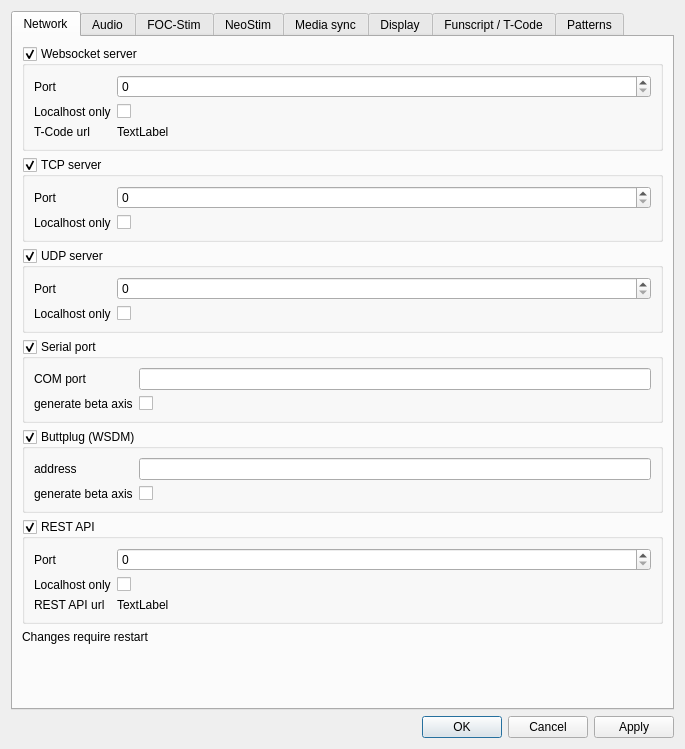
<?xml version="1.0" encoding="UTF-8"?>
<ui version="4.0">
 <class>PreferencesDialog</class>
 <widget class="QWidget" name="PreferencesDialog">
  <property name="geometry">
   <rect>
    <x>0</x>
    <y>0</y>
    <width>685</width>
    <height>749</height>
   </rect>
  </property>
  <property name="windowTitle">
   <string>Preferences</string>
  </property>
  <layout class="QVBoxLayout" name="verticalLayout">
   <item>
    <widget class="QTabWidget" name="tabWidget">
     <property name="currentIndex">
      <number>0</number>
     </property>
     <widget class="QWidget" name="tab_network">
      <attribute name="title">
       <string>Network</string>
      </attribute>
      <layout class="QVBoxLayout" name="verticalLayout_2">
       <item>
        <widget class="QGroupBox" name="gb_websocket_server">
         <property name="title">
          <string>Websocket server</string>
         </property>
         <property name="checkable">
          <bool>true</bool>
         </property>
         <layout class="QFormLayout" name="formLayout_4">
          <item row="0" column="0">
           <widget class="QLabel" name="label">
            <property name="text">
             <string>Port</string>
            </property>
           </widget>
          </item>
          <item row="1" column="0">
           <widget class="QLabel" name="label_6">
            <property name="text">
             <string>Localhost only</string>
            </property>
           </widget>
          </item>
          <item row="1" column="1">
           <widget class="QCheckBox" name="websocket_localhost_only">
            <property name="text">
             <string/>
            </property>
           </widget>
          </item>
          <item row="0" column="1">
           <widget class="QSpinBox" name="websocket_port">
            <property name="maximum">
             <number>65535</number>
            </property>
           </widget>
          </item>
          <item row="2" column="0">
           <widget class="QLabel" name="label_28">
            <property name="text">
             <string>T-Code url</string>
            </property>
           </widget>
          </item>
          <item row="2" column="1">
           <widget class="QLabel" name="label_websocket_url">
            <property name="text">
             <string>TextLabel</string>
            </property>
           </widget>
          </item>
         </layout>
        </widget>
       </item>
       <item>
        <widget class="QGroupBox" name="gb_tcp_server">
         <property name="title">
          <string>TCP server</string>
         </property>
         <property name="checkable">
          <bool>true</bool>
         </property>
         <layout class="QFormLayout" name="formLayout_2">
          <item row="0" column="0">
           <widget class="QLabel" name="label_3">
            <property name="text">
             <string>Port</string>
            </property>
           </widget>
          </item>
          <item row="1" column="0">
           <widget class="QLabel" name="label_10">
            <property name="text">
             <string>Localhost only</string>
            </property>
           </widget>
          </item>
          <item row="1" column="1">
           <widget class="QCheckBox" name="tcp_localhost_only">
            <property name="text">
             <string/>
            </property>
           </widget>
          </item>
          <item row="0" column="1">
           <widget class="QSpinBox" name="tcp_port">
            <property name="maximum">
             <number>65535</number>
            </property>
           </widget>
          </item>
         </layout>
        </widget>
       </item>
       <item>
        <widget class="QGroupBox" name="gb_udp_server">
         <property name="title">
          <string>UDP server</string>
         </property>
         <property name="flat">
          <bool>false</bool>
         </property>
         <property name="checkable">
          <bool>true</bool>
         </property>
         <layout class="QFormLayout" name="formLayout">
          <item row="0" column="0">
           <widget class="QLabel" name="label_4">
            <property name="text">
             <string>Port</string>
            </property>
           </widget>
          </item>
          <item row="1" column="0">
           <widget class="QLabel" name="label_11">
            <property name="text">
             <string>Localhost only</string>
            </property>
           </widget>
          </item>
          <item row="1" column="1">
           <widget class="QCheckBox" name="udp_localhost_only">
            <property name="text">
             <string/>
            </property>
           </widget>
          </item>
          <item row="0" column="1">
           <widget class="QSpinBox" name="udp_port">
            <property name="maximum">
             <number>65535</number>
            </property>
           </widget>
          </item>
         </layout>
        </widget>
       </item>
       <item>
        <widget class="QGroupBox" name="gb_serial">
         <property name="title">
          <string>Serial port</string>
         </property>
         <property name="checkable">
          <bool>true</bool>
         </property>
         <layout class="QFormLayout" name="formLayout_6">
          <item row="0" column="0">
           <widget class="QLabel" name="label_23">
            <property name="text">
             <string>COM port</string>
            </property>
           </widget>
          </item>
          <item row="1" column="0">
           <widget class="QLabel" name="label_24">
            <property name="text">
             <string>generate beta axis</string>
            </property>
           </widget>
          </item>
          <item row="1" column="1">
           <widget class="QCheckBox" name="serial_auto_expand">
            <property name="text">
             <string/>
            </property>
           </widget>
          </item>
          <item row="0" column="1">
           <widget class="QLineEdit" name="serial_port"/>
          </item>
         </layout>
        </widget>
       </item>
       <item>
        <widget class="QGroupBox" name="gb_buttplug_wsdm">
         <property name="title">
          <string>Buttplug (WSDM)</string>
         </property>
         <property name="checkable">
          <bool>true</bool>
         </property>
         <layout class="QFormLayout" name="formLayout_7">
          <item row="0" column="0">
           <widget class="QLabel" name="label_25">
            <property name="text">
             <string>address</string>
            </property>
           </widget>
          </item>
          <item row="0" column="1">
           <widget class="QLineEdit" name="buttplug_wsdm_address"/>
          </item>
          <item row="1" column="0">
           <widget class="QLabel" name="label_26">
            <property name="text">
             <string>generate beta axis</string>
            </property>
           </widget>
          </item>
          <item row="1" column="1">
           <widget class="QCheckBox" name="buttplug_wsdm_auto_expand">
            <property name="text">
             <string/>
            </property>
           </widget>
          </item>
         </layout>
        </widget>
       </item>
       <item>
        <widget class="QGroupBox" name="gb_rest">
         <property name="title">
          <string>REST API</string>
         </property>
         <property name="checkable">
          <bool>true</bool>
         </property>
         <layout class="QFormLayout" name="formLayout_9">
          <item row="0" column="0">
           <widget class="QLabel" name="label_29">
            <property name="text">
             <string>Port</string>
            </property>
           </widget>
          </item>
          <item row="0" column="1">
           <widget class="QSpinBox" name="rest_port">
            <property name="maximum">
             <number>65535</number>
            </property>
           </widget>
          </item>
          <item row="1" column="0">
           <widget class="QLabel" name="label_30">
            <property name="text">
             <string>Localhost only</string>
            </property>
           </widget>
          </item>
          <item row="1" column="1">
           <widget class="QCheckBox" name="rest_localhost_only">
            <property name="text">
             <string/>
            </property>
           </widget>
          </item>
          <item row="2" column="0">
           <widget class="QLabel" name="label_35">
            <property name="text">
             <string>REST API url</string>
            </property>
           </widget>
          </item>
          <item row="2" column="1">
           <widget class="QLabel" name="label_rest_url">
            <property name="text">
             <string>TextLabel</string>
            </property>
           </widget>
          </item>
         </layout>
        </widget>
       </item>
       <item>
        <widget class="QLabel" name="label_12">
         <property name="text">
          <string>Changes require restart</string>
         </property>
        </widget>
       </item>
       <item>
        <spacer name="verticalSpacer_3">
         <property name="orientation">
          <enum>Qt::Orientation::Vertical</enum>
         </property>
         <property name="sizeHint" stdset="0">
          <size>
           <width>20</width>
           <height>40</height>
          </size>
         </property>
        </spacer>
       </item>
      </layout>
     </widget>
     <widget class="QWidget" name="tab_audio">
      <attribute name="title">
       <string>Audio</string>
      </attribute>
      <layout class="QVBoxLayout" name="verticalLayout_3">
       <item>
        <widget class="QGroupBox" name="groupBox">
         <property name="title">
          <string>Audio</string>
         </property>
         <layout class="QFormLayout" name="formLayout_3">
          <item row="0" column="0">
           <widget class="QLabel" name="label_7">
            <property name="text">
             <string>Audio API</string>
            </property>
           </widget>
          </item>
          <item row="0" column="1">
           <widget class="QComboBox" name="audio_api"/>
          </item>
          <item row="1" column="0">
           <widget class="QLabel" name="label_8">
            <property name="text">
             <string>Output Device</string>
            </property>
           </widget>
          </item>
          <item row="1" column="1">
           <widget class="QComboBox" name="audio_output_device"/>
          </item>
          <item row="2" column="0">
           <widget class="QLabel" name="label_9">
            <property name="text">
             <string>Latency</string>
            </property>
           </widget>
          </item>
          <item row="2" column="1">
           <widget class="QComboBox" name="audio_latency">
            <item>
             <property name="text">
              <string>high</string>
             </property>
            </item>
            <item>
             <property name="text">
              <string>low</string>
             </property>
            </item>
            <item>
             <property name="text">
              <string>0.00</string>
             </property>
            </item>
            <item>
             <property name="text">
              <string>0.02</string>
             </property>
            </item>
            <item>
             <property name="text">
              <string>0.04</string>
             </property>
            </item>
            <item>
             <property name="text">
              <string>0.06</string>
             </property>
            </item>
            <item>
             <property name="text">
              <string>0.08</string>
             </property>
            </item>
            <item>
             <property name="text">
              <string>0.10</string>
             </property>
            </item>
            <item>
             <property name="text">
              <string>0.12</string>
             </property>
            </item>
            <item>
             <property name="text">
              <string>0.14</string>
             </property>
            </item>
            <item>
             <property name="text">
              <string>0.16</string>
             </property>
            </item>
            <item>
             <property name="text">
              <string>0.18</string>
             </property>
            </item>
            <item>
             <property name="text">
              <string>0.20</string>
             </property>
            </item>
           </widget>
          </item>
          <item row="3" column="0">
           <widget class="QLabel" name="label_27">
            <property name="text">
             <string>Info</string>
            </property>
           </widget>
          </item>
          <item row="3" column="1">
           <widget class="QLabel" name="audio_info">
            <property name="text">
             <string>TextLabel</string>
            </property>
           </widget>
          </item>
         </layout>
        </widget>
       </item>
       <item>
        <spacer name="verticalSpacer">
         <property name="orientation">
          <enum>Qt::Orientation::Vertical</enum>
         </property>
         <property name="sizeHint" stdset="0">
          <size>
           <width>20</width>
           <height>40</height>
          </size>
         </property>
        </spacer>
       </item>
      </layout>
     </widget>
     <widget class="QWidget" name="tab_foc">
      <attribute name="title">
       <string>FOC-Stim</string>
      </attribute>
      <layout class="QVBoxLayout" name="verticalLayout_5">
       <item>
        <widget class="QGroupBox" name="groupBox_11">
         <property name="title">
          <string>Communication</string>
         </property>
         <layout class="QFormLayout" name="formLayout_10">
          <item row="0" column="0">
           <widget class="QRadioButton" name="focstim_radio_serial">
            <property name="text">
             <string>Serial</string>
            </property>
           </widget>
          </item>
          <item row="1" column="0">
           <widget class="QRadioButton" name="focstim_radio_wifi">
            <property name="text">
             <string>Wifi</string>
            </property>
           </widget>
          </item>
         </layout>
        </widget>
       </item>
       <item>
        <widget class="QGroupBox" name="groupBox_8">
         <property name="title">
          <string>Serial</string>
         </property>
         <layout class="QGridLayout" name="gridLayout_5">
          <item row="0" column="0">
           <widget class="QLabel" name="label_14">
            <property name="text">
             <string>Serial port</string>
            </property>
           </widget>
          </item>
          <item row="0" column="2">
           <widget class="QComboBox" name="focstim_port">
            <property name="sizePolicy">
             <sizepolicy hsizetype="Expanding" vsizetype="Fixed">
              <horstretch>0</horstretch>
              <verstretch>0</verstretch>
             </sizepolicy>
            </property>
           </widget>
          </item>
          <item row="0" column="3">
           <widget class="QToolButton" name="focstim_refresh_serial_devices">
            <property name="text">
             <string>Refresh</string>
            </property>
           </widget>
          </item>
         </layout>
        </widget>
       </item>
       <item>
        <widget class="QGroupBox" name="groupBox_10">
         <property name="title">
          <string>Network</string>
         </property>
         <layout class="QGridLayout" name="gridLayout_7">
          <item row="0" column="1" colspan="2">
           <widget class="QLineEdit" name="focstim_ssid"/>
          </item>
          <item row="2" column="1">
           <widget class="QToolButton" name="focstim_sync">
            <property name="text">
             <string>Upload ssid/password</string>
            </property>
           </widget>
          </item>
          <item row="1" column="0">
           <widget class="QLabel" name="label_21">
            <property name="text">
             <string>Password</string>
            </property>
           </widget>
          </item>
          <item row="1" column="1" colspan="2">
           <widget class="QLineEdit" name="focstim_password"/>
          </item>
          <item row="0" column="0">
           <widget class="QLabel" name="label_20">
            <property name="text">
             <string>SSID</string>
            </property>
           </widget>
          </item>
          <item row="4" column="1">
           <widget class="QLineEdit" name="focstim_ip"/>
          </item>
          <item row="4" column="0">
           <widget class="QLabel" name="label_22">
            <property name="text">
             <string>IP</string>
            </property>
           </widget>
          </item>
          <item row="4" column="2">
           <widget class="QToolButton" name="focstim_read_ip">
            <property name="text">
             <string>Read from device</string>
            </property>
           </widget>
          </item>
         </layout>
        </widget>
       </item>
       <item>
        <widget class="QGroupBox" name="groupBox_9">
         <property name="title">
          <string>Advanced</string>
         </property>
         <layout class="QFormLayout" name="formLayout_8">
          <item row="0" column="0">
           <widget class="QLabel" name="label_15">
            <property name="text">
             <string>Use teleplot</string>
            </property>
           </widget>
          </item>
          <item row="0" column="1">
           <widget class="QCheckBox" name="focstim_use_teleplot">
            <property name="text">
             <string/>
            </property>
           </widget>
          </item>
          <item row="1" column="0">
           <widget class="QLabel" name="label_16">
            <property name="toolTip">
             <string>Useful if you have multiple FOC-Stim boxes</string>
            </property>
            <property name="text">
             <string>teleplot prefix (?)</string>
            </property>
           </widget>
          </item>
          <item row="1" column="1">
           <widget class="QLineEdit" name="focstim_teleplot_prefix"/>
          </item>
          <item row="2" column="0">
           <widget class="QLabel" name="label_18">
            <property name="text">
             <string>Dump notifications to file</string>
            </property>
           </widget>
          </item>
          <item row="2" column="1">
           <widget class="QCheckBox" name="focstim_dump_notifications">
            <property name="text">
             <string/>
            </property>
           </widget>
          </item>
         </layout>
        </widget>
       </item>
       <item>
        <spacer name="verticalSpacer_4">
         <property name="orientation">
          <enum>Qt::Orientation::Vertical</enum>
         </property>
         <property name="sizeHint" stdset="0">
          <size>
           <width>20</width>
           <height>40</height>
          </size>
         </property>
        </spacer>
       </item>
      </layout>
     </widget>
     <widget class="QWidget" name="tab_neostim">
      <attribute name="title">
       <string>NeoStim</string>
      </attribute>
      <layout class="QVBoxLayout" name="verticalLayout_8">
       <item>
        <widget class="QGroupBox" name="groupBox_4">
         <property name="title">
          <string>NeoStim</string>
         </property>
         <layout class="QGridLayout" name="gridLayout_6">
          <item row="0" column="2">
           <widget class="QToolButton" name="neostim_refresh_serial_devices">
            <property name="text">
             <string>Refresh</string>
            </property>
           </widget>
          </item>
          <item row="0" column="0">
           <widget class="QLabel" name="label_17">
            <property name="text">
             <string>Serial port</string>
            </property>
           </widget>
          </item>
          <item row="0" column="1">
           <widget class="QComboBox" name="neostim_port">
            <property name="sizePolicy">
             <sizepolicy hsizetype="Expanding" vsizetype="Fixed">
              <horstretch>0</horstretch>
              <verstretch>0</verstretch>
             </sizepolicy>
            </property>
           </widget>
          </item>
         </layout>
        </widget>
       </item>
       <item>
        <spacer name="verticalSpacer_5">
         <property name="orientation">
          <enum>Qt::Orientation::Vertical</enum>
         </property>
         <property name="sizeHint" stdset="0">
          <size>
           <width>20</width>
           <height>40</height>
          </size>
         </property>
        </spacer>
       </item>
      </layout>
     </widget>
     <widget class="QWidget" name="tab_media_settings">
      <attribute name="title">
       <string>Media sync</string>
      </attribute>
      <layout class="QVBoxLayout" name="verticalLayout_6">
       <item>
        <widget class="QGroupBox" name="groupBox_3">
         <property name="title">
          <string>MPC-HC</string>
         </property>
         <layout class="QGridLayout" name="gridLayout">
          <item row="0" column="1">
           <widget class="QLineEdit" name="mpc_address"/>
          </item>
          <item row="0" column="0">
           <widget class="QLabel" name="label_31">
            <property name="text">
             <string>address:port</string>
            </property>
           </widget>
          </item>
          <item row="0" column="2">
           <widget class="QToolButton" name="mpc_reload">
            <property name="text">
             <string>...</string>
            </property>
            <property name="icon">
             <iconset resource="../resources/restim.qrc">
              <normaloff>:/restim/arrow-round_poly.svg</normaloff>:/restim/arrow-round_poly.svg</iconset>
            </property>
           </widget>
          </item>
         </layout>
        </widget>
       </item>
       <item>
        <widget class="QGroupBox" name="groupBox_6">
         <property name="title">
          <string>HereSphere</string>
         </property>
         <layout class="QGridLayout" name="gridLayout_3">
          <item row="0" column="0">
           <widget class="QLabel" name="label_32">
            <property name="text">
             <string>address:port</string>
            </property>
           </widget>
          </item>
          <item row="0" column="1">
           <widget class="QLineEdit" name="heresphere_address"/>
          </item>
          <item row="0" column="2">
           <widget class="QToolButton" name="heresphere_reload">
            <property name="text">
             <string>...</string>
            </property>
            <property name="icon">
             <iconset resource="../resources/restim.qrc">
              <normaloff>:/restim/arrow-round_poly.svg</normaloff>:/restim/arrow-round_poly.svg</iconset>
            </property>
           </widget>
          </item>
         </layout>
        </widget>
       </item>
       <item>
        <widget class="QGroupBox" name="groupBox_7">
         <property name="title">
          <string>VLC</string>
         </property>
         <layout class="QGridLayout" name="gridLayout_4">
          <item row="0" column="2">
           <widget class="QToolButton" name="vlc_reload">
            <property name="text">
             <string>...</string>
            </property>
            <property name="icon">
             <iconset resource="../resources/restim.qrc">
              <normaloff>:/restim/arrow-round_poly.svg</normaloff>:/restim/arrow-round_poly.svg</iconset>
            </property>
           </widget>
          </item>
          <item row="0" column="0">
           <widget class="QLabel" name="label_33">
            <property name="text">
             <string>address:port</string>
            </property>
           </widget>
          </item>
          <item row="0" column="1">
           <widget class="QLineEdit" name="vlc_address"/>
          </item>
          <item row="1" column="0">
           <widget class="QLabel" name="label_34">
            <property name="text">
             <string>user/password</string>
            </property>
           </widget>
          </item>
          <item row="1" column="1">
           <widget class="QWidget" name="widget" native="true">
            <layout class="QHBoxLayout" name="horizontalLayout_2">
             <property name="leftMargin">
              <number>0</number>
             </property>
             <property name="topMargin">
              <number>0</number>
             </property>
             <property name="rightMargin">
              <number>0</number>
             </property>
             <property name="bottomMargin">
              <number>0</number>
             </property>
             <item>
              <widget class="QLineEdit" name="vlc_username"/>
             </item>
             <item>
              <widget class="QLineEdit" name="vlc_password"/>
             </item>
            </layout>
           </widget>
          </item>
         </layout>
        </widget>
       </item>
       <item>
        <widget class="QGroupBox" name="groupBox_2">
         <property name="title">
          <string>Kodi</string>
         </property>
         <layout class="QGridLayout" name="gridLayout_2">
          <item row="0" column="1">
           <widget class="QLineEdit" name="kodi_address"/>
          </item>
          <item row="0" column="0">
           <widget class="QLabel" name="label_13">
            <property name="text">
             <string>address:port</string>
            </property>
           </widget>
          </item>
          <item row="0" column="2">
           <widget class="QToolButton" name="kodi_reload">
            <property name="text">
             <string>...</string>
            </property>
            <property name="icon">
             <iconset resource="../resources/restim.qrc">
              <normaloff>:/restim/arrow-round_poly.svg</normaloff>:/restim/arrow-round_poly.svg</iconset>
            </property>
           </widget>
          </item>
         </layout>
        </widget>
       </item>
       <item>
        <widget class="QGroupBox" name="groupBox_mpv">
         <property name="title">
          <string>mpv</string>
         </property>
         <layout class="QGridLayout" name="gridLayout_mpv">
          <item row="0" column="1">
           <widget class="QLineEdit" name="mpv_socket">
            <property name="toolTip">
             <string>Start mpv with --input-ipc-server=&lt;this path&gt; --keep-open=yes.

Without --keep-open mpv exits at the end of the file, this source disconnects, the media clock stops and the axes hold their last value — which is a stuck output, not silence.</string>
            </property>
           </widget>
          </item>
          <item row="0" column="0">
           <widget class="QLabel" name="label_mpv_socket">
            <property name="text">
             <string>IPC socket</string>
            </property>
           </widget>
          </item>
          <item row="0" column="2">
           <widget class="QToolButton" name="mpv_reload">
            <property name="text">
             <string>...</string>
            </property>
            <property name="icon">
             <iconset resource="../resources/restim.qrc">
              <normaloff>:/restim/arrow-round_poly.svg</normaloff>:/restim/arrow-round_poly.svg</iconset>
            </property>
           </widget>
          </item>
         </layout>
        </widget>
       </item>
       <item>
        <spacer name="verticalSpacer_6">
         <property name="orientation">
          <enum>Qt::Orientation::Vertical</enum>
         </property>
         <property name="sizeHint" stdset="0">
          <size>
           <width>20</width>
           <height>40</height>
          </size>
         </property>
        </spacer>
       </item>
      </layout>
     </widget>
     <widget class="QWidget" name="tab_display">
      <attribute name="title">
       <string>Display</string>
      </attribute>
      <layout class="QVBoxLayout" name="verticalLayout_4">
       <item>
        <widget class="QGroupBox" name="groupBox_5">
         <property name="enabled">
          <bool>true</bool>
         </property>
         <property name="title">
          <string>Phase</string>
         </property>
         <layout class="QFormLayout" name="formLayout_5">
          <item row="0" column="0">
           <widget class="QLabel" name="label_2">
            <property name="text">
             <string>max fps</string>
            </property>
           </widget>
          </item>
          <item row="1" column="0">
           <widget class="QLabel" name="label_5">
            <property name="text">
             <string>display latency [ms]</string>
            </property>
           </widget>
          </item>
          <item row="0" column="1">
           <widget class="QSpinBox" name="display_fps">
            <property name="maximum">
             <number>1000</number>
            </property>
           </widget>
          </item>
          <item row="1" column="1">
           <widget class="QDoubleSpinBox" name="display_latency_ms">
            <property name="suffix">
             <string/>
            </property>
            <property name="maximum">
             <double>1000.000000000000000</double>
            </property>
           </widget>
          </item>
         </layout>
        </widget>
       </item>
       <item>
        <spacer name="verticalSpacer_2">
         <property name="orientation">
          <enum>Qt::Orientation::Vertical</enum>
         </property>
         <property name="sizeHint" stdset="0">
          <size>
           <width>20</width>
           <height>40</height>
          </size>
         </property>
        </spacer>
       </item>
      </layout>
     </widget>
     <widget class="QWidget" name="tab_funscript">
      <attribute name="title">
       <string>Funscript / T-Code</string>
      </attribute>
      <layout class="QVBoxLayout" name="verticalLayout_7">
       <item>
        <widget class="TableViewWithComboBox" name="tableView">
         <property name="sizePolicy">
          <sizepolicy hsizetype="Expanding" vsizetype="Expanding">
           <horstretch>0</horstretch>
           <verstretch>0</verstretch>
          </sizepolicy>
         </property>
        </widget>
       </item>
       <item>
        <widget class="QFrame" name="frame">
         <property name="frameShape">
          <enum>QFrame::Shape::StyledPanel</enum>
         </property>
         <property name="frameShadow">
          <enum>QFrame::Shadow::Raised</enum>
         </property>
         <layout class="QHBoxLayout" name="horizontalLayout">
          <item>
           <widget class="QPushButton" name="button_funscript_reset_defaults">
            <property name="text">
             <string>Reset all to defaults</string>
            </property>
           </widget>
          </item>
         </layout>
        </widget>
       </item>
      </layout>
     </widget>
     <widget class="QWidget" name="tab_patterns">
      <attribute name="title">
       <string>Patterns</string>
      </attribute>
      <layout class="QVBoxLayout" name="verticalLayout_9">
       <item>
        <widget class="QLabel" name="label_19">
         <property name="text">
          <string>&lt;html&gt;&lt;head/&gt;&lt;body&gt;&lt;p&gt;&lt;span style=&quot; font-size:12pt; font-weight:700;&quot;&gt;Threephase patterns&lt;/span&gt;&lt;/p&gt;&lt;/body&gt;&lt;/html&gt;</string>
         </property>
         <property name="alignment">
          <set>Qt::AlignmentFlag::AlignCenter</set>
         </property>
         <property name="margin">
          <number>10</number>
         </property>
        </widget>
       </item>
       <item>
        <widget class="QFrame" name="frame_9">
         <property name="frameShape">
          <enum>QFrame::Shape::StyledPanel</enum>
         </property>
         <property name="frameShadow">
          <enum>QFrame::Shadow::Raised</enum>
         </property>
         <layout class="QHBoxLayout" name="horizontalLayout_3">
          <item>
           <widget class="QPushButton" name="button_patterns_enable_all">
            <property name="text">
             <string>Enable All</string>
            </property>
           </widget>
          </item>
          <item>
           <widget class="QPushButton" name="button_patterns_disable_all">
            <property name="text">
             <string>Disable All</string>
            </property>
           </widget>
          </item>
          <item>
           <spacer name="horizontalSpacer">
            <property name="orientation">
             <enum>Qt::Orientation::Horizontal</enum>
            </property>
            <property name="sizeHint" stdset="0">
             <size>
              <width>40</width>
              <height>20</height>
             </size>
            </property>
           </spacer>
          </item>
         </layout>
        </widget>
       </item>
       <item>
        <widget class="QTableWidget" name="patterns_table">
         <property name="alternatingRowColors">
          <bool>true</bool>
         </property>
         <property name="selectionBehavior">
          <enum>QAbstractItemView::SelectionBehavior::SelectRows</enum>
         </property>
         <attribute name="verticalHeaderVisible">
          <bool>false</bool>
         </attribute>
         <column>
          <property name="text">
           <string>Pattern</string>
          </property>
         </column>
         <column>
          <property name="text">
           <string>Enabled</string>
          </property>
         </column>
        </widget>
       </item>
      </layout>
     </widget>
    </widget>
   </item>
   <item>
    <widget class="QDialogButtonBox" name="buttonBox">
     <property name="standardButtons">
      <set>QDialogButtonBox::StandardButton::Apply|QDialogButtonBox::StandardButton::Cancel|QDialogButtonBox::StandardButton::Ok</set>
     </property>
    </widget>
   </item>
  </layout>
 </widget>
 <customwidgets>
  <customwidget>
   <class>TableViewWithComboBox</class>
   <extends>QTableView</extends>
   <header>qt_ui/widgets/table_view_with_combobox</header>
  </customwidget>
 </customwidgets>
 <tabstops>
  <tabstop>focstim_radio_serial</tabstop>
  <tabstop>focstim_radio_wifi</tabstop>
  <tabstop>focstim_port</tabstop>
  <tabstop>focstim_refresh_serial_devices</tabstop>
  <tabstop>focstim_ssid</tabstop>
  <tabstop>focstim_password</tabstop>
  <tabstop>focstim_sync</tabstop>
  <tabstop>focstim_use_teleplot</tabstop>
  <tabstop>focstim_teleplot_prefix</tabstop>
  <tabstop>focstim_dump_notifications</tabstop>
  <tabstop>tcp_port</tabstop>
  <tabstop>udp_port</tabstop>
  <tabstop>gb_serial</tabstop>
  <tabstop>serial_auto_expand</tabstop>
  <tabstop>serial_port</tabstop>
  <tabstop>gb_buttplug_wsdm</tabstop>
  <tabstop>buttplug_wsdm_address</tabstop>
  <tabstop>buttplug_wsdm_auto_expand</tabstop>
  <tabstop>audio_latency</tabstop>
  <tabstop>tabWidget</tabstop>
  <tabstop>gb_udp_server</tabstop>
  <tabstop>audio_api</tabstop>
  <tabstop>display_latency_ms</tabstop>
  <tabstop>websocket_port</tabstop>
  <tabstop>neostim_refresh_serial_devices</tabstop>
  <tabstop>neostim_port</tabstop>
  <tabstop>mpc_address</tabstop>
  <tabstop>mpc_reload</tabstop>
  <tabstop>heresphere_address</tabstop>
  <tabstop>heresphere_reload</tabstop>
  <tabstop>vlc_reload</tabstop>
  <tabstop>vlc_address</tabstop>
  <tabstop>vlc_username</tabstop>
  <tabstop>vlc_password</tabstop>
  <tabstop>kodi_address</tabstop>
  <tabstop>kodi_reload</tabstop>
  <tabstop>tableView</tabstop>
  <tabstop>button_funscript_reset_defaults</tabstop>
  <tabstop>button_patterns_enable_all</tabstop>
  <tabstop>button_patterns_disable_all</tabstop>
  <tabstop>patterns_table</tabstop>
  <tabstop>audio_output_device</tabstop>
  <tabstop>gb_websocket_server</tabstop>
  <tabstop>gb_tcp_server</tabstop>
  <tabstop>udp_localhost_only</tabstop>
  <tabstop>display_fps</tabstop>
  <tabstop>tcp_localhost_only</tabstop>
  <tabstop>websocket_localhost_only</tabstop>
 </tabstops>
 <resources>
  <include location="../resources/restim.qrc"/>
 </resources>
 <connections/>
</ui>
